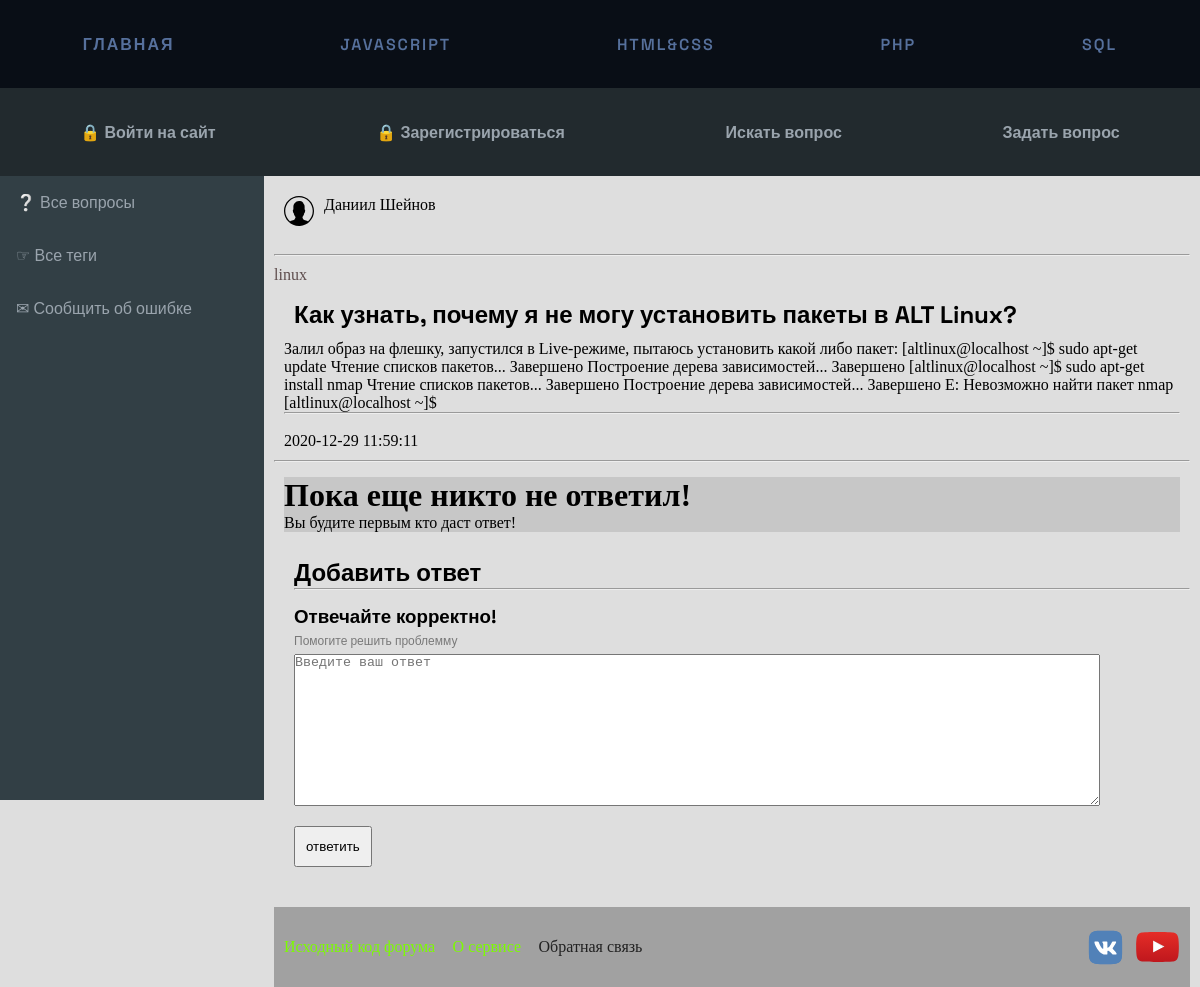
The app's page /singleQuestion/id?id=24 with its own data.
### tables this page shows
CREATE TABLE `questions`
(
    `id`             int(11) NOT NULL,
    `user_id`        int(11) NOT NULL,
    `title`          varchar(255) NOT NULL,
    `tags`           text         NOT NULL,
    `body`           text         NOT NULL,
    `date_of_create` datetime     NOT NULL
);

### config/routes.php (called while the page is built)
<?php
return array(
    'securiry/RegUser'=> 'security/RegisterUser',
    'securiry/AuthUser'=> 'security/AuthenticationUser',
    'security/EditProfileFirstName'=> 'editprofile/UpdateUserFirstName',
    'security/EditProfileLastName'=> 'editprofile/UpdateUserLastName',
    'security/EditProfileAbout'=> 'editprofile/UpdateUserAbout',
    'security/EditProfileEmail'=> 'editprofile/UpdateUserEmail',
    'questions/AddNewQuestion'=> 'Questions/AddNewQuestion',
    'questions/AddNewAnswer'=> 'Questions/AddNewAnswer',
    'security/logout'=> 'security/Logout',
    'security/login' => 'security/SignIn',
    'security/reg' => 'security/SignUp',
    'security/profile' => 'security/Profile',
    'security/remind' => 'security/Remind',
    'questions/ask' => 'questions/Ask',
    'singleQuestion/id?' => 'questions/QuestionById',
    'navigation/tags' => 'navigation/Tags',
    'navigation/feedback' => 'navigation/Feedback',
    '' => 'navigation/Main',
);

### components/Renderer.php (called while the page is built, shortened)
<?php
class Renderer
{
    private $templates_dir = 'views';
    private $root_template = '';
    public function setTemplatesDir($dir)
    {
        $dir = ROOT . '/' . $dir;
        if (is_dir($dir)) {
            $this->templates_dir = $dir;
        } else {
            echo 'Templates dir does not exists! Exiting.';
            exit;
        }
    }
    public function loadTemplate($template, $data = array())
    {
        $result = $data;
        include $this->templates_dir . '/' . $template . '.php';
    }
    public function renderTemplate($data = array(), $name = '')
    {
        $rtp = !empty($name) ? $name : $this->root_template;
        $this->loadTemplate($rtp, $data);
    }
}

### components/Controller.php (called while the page is built, shortened)
<?php
class Controller
{
    protected $renderer = null;
    public function __construct($cname)
    {
        $this->renderer = new Renderer();
    }
    public function renderView($data = array(), $name = '')
    {
        $this->renderer->setTemplatesDir('views');
        $this->renderer->renderTemplate($data, $name);
    }
}

### controllers/QuestionsController.php (called while the page is built, shortened)
<?php
class QuestionsController extends Controller
{
    public function actionQuestionById()
    {
        if (isset($_GET['id'])) {
            $select = array(
                'where' => 'id=' . $_GET['id']
            );
            $question = new  Model_Questions($select);
            $getquestion = $question->getOneRow();
            $select = array(
                'where' => 'id =' . $getquestion['user_id']
            );
            $user = new Model_Users($select);
            $usersInfo = $user->getOneRow();
            if ($usersInfo === null) {
                $getquestion['FirstAndLastName'] = 'Аноним';
            }
            else {
                $getquestion['FirstAndLastName'] = $usersInfo['first_name'] . " " . $usersInfo['last_name'];
            }
            $result_answers = array();
            $getquestion['Answers'] = $result_answers;
        }
        $this->renderView($getquestion, 'pages/questions/singleQuestion');
        return $this;
    }
}

### index.php (called while the page is built, shortened)
<?php session_start();
require_once(ROOT . '/components/Router.php');
require_once(ROOT . '/components/Renderer.php');
require_once(ROOT . '/components/Controller.php');
$router = new Router();
$router->run();

### models/Model_Base.php (called while the page is built, shortened)
<?php
abstract class Model_Base
{
    protected $db;
    private $dataResult;
    public function __construct($select = false)
    {
        global $connect;
        $this->db = $connect;
        $modelName = get_class($this);
        $arrExp = explode('_', $modelName);
        $tableName = strtolower($arrExp[1]);
        $this->table = $tableName;
        $sql = $this->_getSelect($select);
        if ($sql) $this->_getResult("SELECT * FROM $this->table" . $sql);
    }
    private function _getSelect($select)
    {
        if (is_array($select)) {
            $allQuery = array_keys($select);
            array_walk($allQuery, function (&$val) {
                $val = strtoupper($val);
            });
            $querySql = "";
            if (in_array("WHERE", $allQuery)) {
                foreach ($select as $key => $val) {
                    if (strtoupper($key) == "WHERE") {
                        $querySql .= " WHERE " . $val;
                    }
                }
            }
            return $querySql;
        }
        return false;
    }
    private function _getResult($sql)
    {
        try {
            $db = $this->db;
            $stmt = $db->query($sql);
            $this->dataResult = $stmt;
        } catch (PDOException $e) {
            echo $e->getMessage();
            exit;
        }
        return $this->dataResult;
    }
}

### views/pages/questions/singleQuestion.php (the view, shortened to what this page needs)
<?php if (!isset($styles)) {
    ob_start(); ?>
    <link rel="stylesheet" href="/php-forum/publicrum/public/css/question__page.css" type="text/css">
    <?php $styles = ob_get_clean();
} ?>
<?php if (!isset($content)) {
    ob_start(); ?>
    <div>
        <? if (!isset($result)) { ?>
            <div class="block">
                <h1>Ошибка!</h1>
            </div>
        <? } else { ?>
            <div class="user-info">
                <div class="mini-icon"></div>
                <div class="user-name"><a href=""><? echo $result['FirstAndLastName'] ?></a></div>
            </div>
            <br>
            <hr>
            <div class="ask-tags">
                <? echo $result['tags'] ?>
            </div>
            <div class="title">
                <h2><? echo $result['title'] ?></h2>
            </div>
            <div class="ask-description">
                <p>
                    <? echo $result['body'] ?>
                </p>
                <hr>
                <br>
                <p><? echo $result['date_of_create'] ?></p>
            </div>
            <hr>
            <div class="comments">
                <? if (!isset($result['Answers'][0]['id'])) { ?>
                    <div class="comment-block">
                        <div class="comment-header">
                            <h1>Пока еще никто не ответил!</h1>
                        </div>
                        <div class="comment-description">
                            Вы будите первым кто даст ответ!
                        </div>
                    </div>
                <? } ?>
            </div>
            <form class="contact_form" id="Form_answer">
                <div class="ask">
                    <div class="title">
                        <h2>Добавить ответ</h2>
                        <hr>
                    </div>
                    <div class="title">
                        <h3>Отвечайте корректно!</h3>
                        <p>Помогите решить проблемму</p>
                        <textarea name="text" id="question_description" cols="130" rows="10" maxlength="600"
                                  placeholder="Введите ваш ответ" required></textarea>
                    </div>
                    <input type="submit" class="btn" value="ответить">
                </div>
            </form>
        <? } ?>
    </div>
    <?php $content = ob_get_clean();
} ?>
<?php require 'views/include/pages_template.php'; ?>

### components/Router.php (shortened to what this page needs)
<?php
class Router
{
    private $routes;
    public function __construct()
    {
        $routesPath = ROOT . '/config/routes.php';
        $this->routes = include($routesPath);
    }
    private function getURI()
    {
        if (!empty($_SERVER['REQUEST_URI'])) {
            return trim($_SERVER['REQUEST_URI'], '/');
        }
    }
    public function run()
    {
        $uri = $this->getURI();
        foreach ($this->routes as $uriPattern => $path) {
            if (preg_match("~$uriPattern~", $uri)) {
                $regiments = explode('/', $path);
                $cname = array_shift($regiments);
                $actionName = 'action' . ucfirst(array_shift($regiments));
                $controllerObject = new $controllerName($cname);
                $result = $controllerObject->$actionName();
                if ($result != null) {
                    break;
                }
            }
        }
    }
}

### views/include/header.php
<div class="header-wrapper">
    <nav class="menu">
        <ul class="menu__list">
            <li>
                <a href="/" class="menu__link">Главная</a>
            </li>
            <li>
                <a href="../../index.php" class="menu__link">Javascript</a>
            </li>
            <li>
                <a href="../../index.php" class="menu__link">HTML&CSS</a>
            </li>
            <li>
                <a href="../../index.php" class="menu__link">PHP</a>
            </li>
            <li>
                <a href="../../index.php" class="menu__link">SQL</a>
            </li>
        </ul>
    </nav>
    <div class="container">
        <? if (!isset($_SESSION['id'])) { ?>
            <div class="sub-menu">
                <a href="/security/login" id="sign-in"> &#128274; Войти на сайт</a>
            </div>
            <div class="sub-menu">
                <a href="/security/reg" id="sign-up"> &#128274; Зарегистрироваться</a>
            </div>
        <? } ?>
        <div class="sub-menu">
            <a href="/questions/find" id="find">Искать вопрос</a>
        </div>
        <div class="sub-menu">
            <a href="/questions/ask" id="answer">Задать вопрос </a>
        </div>
    </div>
</div>

### views/include/sidebar.php (shortened to what this page needs)
<div class="sidebar">
    <a href="/">&#10068; Все вопросы</a>
    <a href="/navigation/tags">&#9758; Все теги</a>
    <a href="/navigation/feedback">&#9993; Сообщить об ошибке</a>
</div>

### views/include/footer.php
<div class="wrapper-footer">
    <div class="footer-links">
        <ul class="links-foo">
            <li>
                <a style="color: lawngreen" target="_blank" href="https://github.com/php1995/php-forum"> Исходный код
                    форума</a>
            </li>
            <li>
                <a style="color: lawngreen" href="https://github.com/php1995/php-forum#readme" target="_blank">О
                    сервисе</a>
            </li>
            <li>
                <a href="/navigation/feedback">Обратная связь</a>
            </li>
        </ul>
    </div>
    <div>
        <div class="footer-icons">
            <div class="icon-vk">
                <a href="https://vk.com/id1" target="_blank"></a>
            </div>
            <div class="icon-youtube">
                <a href="https://youtube.com" target="_blank"></a>
            </div>
        </div>
    </div>
</div>

### public/css/menu_and_content.css (style rules this page uses)
* { margin: 0; padding: 0; box-sizing: border-box; }
body, html { height: 100%; width: 100%; background-color: #dedede; }
.sidebar { display: block; position: sticky; top: 22vh; left: 0; grid-area: sidebar; margin: 0; padding: 0; width: 22vw; background-color: #1F2123; height: 100vh; overflow: hidden; font-family: 'Space Grotesk', sans-serif; }
.sidebar a { display: block; position: relative; color: #9aa4ad; padding: 16px; text-decoration: none; transition: 1.0s ease; }

### public/css/header.css (style rules this page uses)
* { margin: 0; padding: 0; box-sizing: border-box; }
a { text-decoration: none; }
.header-wrapper { display: sticky; height: 22vh; width: 100%; }
.menu li { list-style: none; }
.menu__link { text-transform: uppercase; font-weight: 600; }
.menu { display: flex; align-items: center; justify-content: center; background-color: #090E16; color: #fff; height: 11vh; }
.menu__list { display: -webkit-box; display: -ms-flexbox; width: 100%; display: flex; flex-direction: row; -ms-flex-pack: distribute; justify-content: space-around; transition: all 1.0s ease; }
.menu__list > li { position: relative; }
.menu li > a { font-family: 'Space Grotesk', sans-serif; letter-spacing: 2px; color: #56709c; text-decoration: none; transition: all 0.5s ease; -ms-transition: all 0.5s ease; -o-transition: all 0.5s ease; -moz-transition: all 0.5s ease; -webkit-transition: all 0.5s ease; background-position: 0% }
.container { font-family: 'Space Grotesk', sans-serif; display: flex; flex-direction: row; box-sizing: content-box; justify-content: space-around; align-items: center; background-color: #222A2E; height: 11vh; }
.container a { color: #9aa4ad; font-weight: 600; padding: 15px; transition: 0.6s ease; }

### public/css/sidebar.css (style rules this page uses)
.sidebar { display: block; width: 22vw; background-color: #323f45; height: 78vh; overflow: hidden; font-family: 'Space Grotesk', sans-serif; grid-area: sidebar; }
.sidebar a { display: block; position: relative; color: #9aa4ad; padding: 16px; text-decoration: none; transition: 0.5s all ease; border: none; left: 0px; }

### public/css/content.css (style rules this page uses)
* { margin: 0; padding: 0; box-sizing: border-box; }

### public/css/footer.css (style rules this page uses)
* { margin: 0; padding: 0; }
.wrapper-footer { margin-top: 40px; display: flex; flex-direction: row; justify-content: space-between; align-items: center; position: relative; width: 100%; height: 10vh; background-color: #a1a1a1; padding-left: 10px; padding-right: 10px; }
.footer-links { display: block; width: 40%; }
.links-foo { display: flex; width: 100%; justify-content: space-between; list-style-type: none; }
.links-foo li a { color: #212121; }
.footer-icons { display: flex; flex-direction: row; justify-content: space-around; align-items: center; width: auto; height: auto; }
.icon-vk { background-image: url(../images/vk-1.svg); background-repeat: no-repeat; background-size: contain; width: 35px; height: 35px; margin-right: 12px; }
.icon-vk a { display: block; height: 100%; }
.icon-youtube { background-image: url(../images/youtube.svg); background-repeat: no-repeat; background-size: contain; background-position: center; width: 45px; height: 30px; }
.icon-youtube a { display: block; height: 100%; }

### public/css/ask.css (style rules this page uses)
* { margin: 0; padding: 0; }
.ask { margin: 0 auto; max-width: 1100px; flex-direction: column; }
.title,.btn { margin-left: 20px; font-family: 'Space Grotesk', sans-serif; }
textarea { width: 90%; }
.title h2, .title h3 { padding-top: 15px; }
.title p { padding-top:5px; padding-bottom: 5px; color: rgb(121, 121, 121); font-size: 12px; }
.btn { margin-top: 15px; padding: 10px; }

### public/css/profile.css (style rules this page uses)
* { margin: 0; padding: 0; box-sizing: border-box; }
* { user-select: none; -webkit-tap-highlight-color:transparent; }

### public/css/question__page.css (style rules this page uses)
* { margin: 0; padding: 0; }
.mini-icon { display: flex; align-items: center; justify-content: center; background-image: url(../images/user-profile-svgrepo-com.svg); height: 30px; width: 30px; background-repeat: no-repeat; }
.user-info { display: flex; padding-left: 10px; padding-top: 10px; padding-bottom: 10px; }
.user-name { padding-left: 10px; }
.ask-tags { padding-top: 10px; display: flex; color: rgb(94, 77, 77); }
.ask-description, .comment-block { margin: 10px; }
.comments { margin-top: 15px; }
.comment-header { display: flex; align-items: center; justify-content: flex-start; }
.comment-block { background-color: rgba(163, 163, 163, 0.39); max-width: 900px; }

### records on screen
questions: tags "linux", title "Как узнать, почему я не могу установить пакеты в ALT Linux?", body "Залил образ на флешку, запустился в Live-режиме, пытаюсь установить какой либо пакет: [altlinux@localhost ~]$ sudo apt-get update Чтение списков пакетов... Завершено Построение дерева зависимостей... Завершено [altlinux@localhost ~]$ sudo apt-get install nmap Чтение списков пакетов... Завершено Построение дерева зависимостей... Завершено E: Невозможно найти пакет nmap [altlinux@localhost ~]$", date_of_create "2020-12-29 11:59:11"
